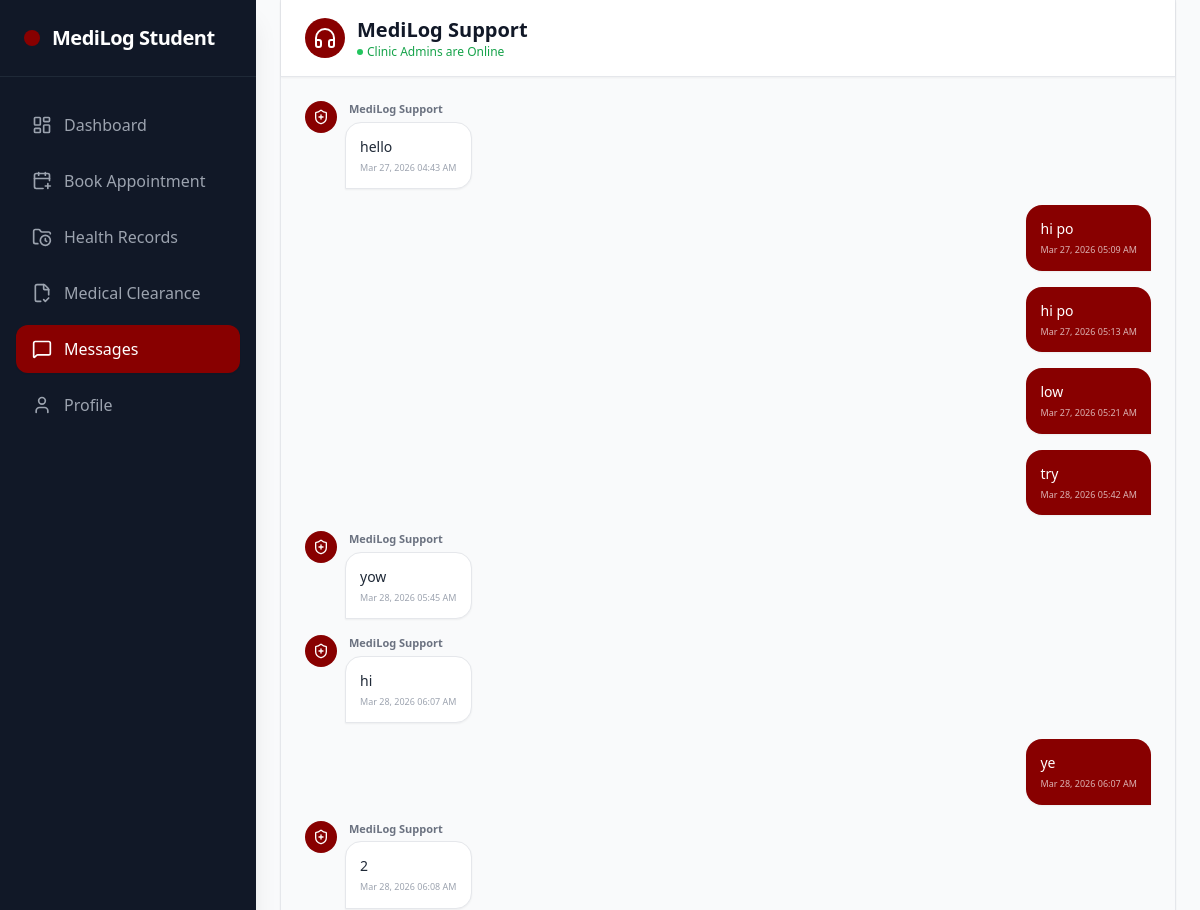
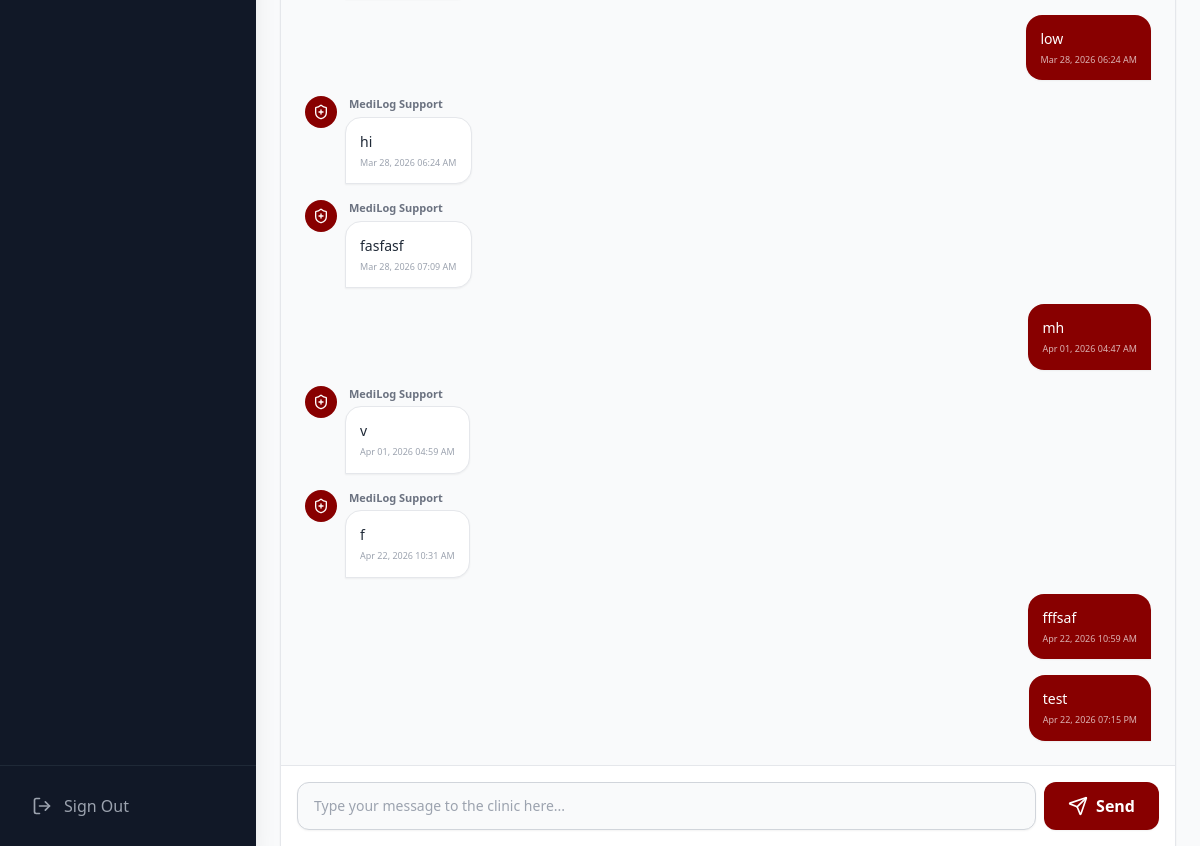
Page /student/messages.php (signed in) on the committed database (2 pictures, top to bottom).
### tables this page shows
CREATE TABLE `messages` (
  `id` int(11) NOT NULL,
  `sender_id` int(11) NOT NULL,
  `receiver_id` int(11) NOT NULL,
  `message` text NOT NULL,
  `is_read` tinyint(1) DEFAULT 0,
  `created_at` timestamp NOT NULL DEFAULT current_timestamp()
);

### student/messages.php (the view, shortened to what this page needs)
<?php
require '../db_connect.php';
$user_id = $_SESSION['user_id'];
$msgStmt = $pdo->prepare("
    SELECT m.*, u.role as sender_role
    FROM messages m
    LEFT JOIN users u ON m.sender_id = u.id
    WHERE m.sender_id = ? OR m.receiver_id = ?
    ORDER BY m.created_at ASC
");
$msgStmt->execute([$user_id, $user_id]);
$chat_history = $msgStmt->fetchAll(PDO::FETCH_ASSOC);
?>
<!DOCTYPE html>
<html lang="en">
<head>
    <script src="https://cdn.tailwindcss.com"></script>
</head>
<body class="bg-gray-50 flex h-screen overflow-hidden">
    <aside class="hidden md:flex flex-col w-64 bg-gray-900 text-white h-full shadow-xl z-20 flex-shrink-0">
        <div class="p-6 border-b border-gray-800 flex items-center gap-3">
            <div class="bg-pup-maroon text-white p-2 rounded-lg"><i data-lucide="clipboard-heart" class="h-6 w-6 text-pup-gold"></i></div>
            <span class="font-bold text-xl tracking-tight">MediLog Student</span>
        </div>
        <nav class="flex-1 px-4 py-6 space-y-2 overflow-y-auto no-scrollbar">
            <a href="student_dashboard.php" class="flex items-center gap-3 px-4 py-3 text-gray-400 hover:bg-gray-800 hover:text-white rounded-xl transition-colors"><i data-lucide="layout-dashboard" class="h-5 w-5"></i> Dashboard</a>
            <a href="book_appointment.php" class="flex items-center gap-3 px-4 py-3 text-gray-400 hover:bg-gray-800 hover:text-white rounded-xl transition-colors"><i data-lucide="calendar-plus" class="h-5 w-5"></i> Book Appointment</a>
            <a href="health_records.php" class="flex items-center gap-3 px-4 py-3 text-gray-400 hover:bg-gray-800 hover:text-white rounded-xl transition-colors"><i data-lucide="folder-clock" class="h-5 w-5"></i> Health Records</a>
            <a href="medical_clearance.php" class="flex items-center gap-3 px-4 py-3 text-gray-400 hover:bg-gray-800 hover:text-white rounded-xl transition-colors"><i data-lucide="file-check-2" class="h-5 w-5"></i> Medical Clearance</a>
            <a href="messages.php" class="flex items-center gap-3 px-4 py-3 bg-pup-maroon text-white rounded-xl shadow-sm"><i data-lucide="message-square" class="h-5 w-5"></i> Messages</a>
            <a href="student_profile.php" class="flex items-center gap-3 px-4 py-3 text-gray-400 hover:bg-gray-800 hover:text-white rounded-xl transition-colors"><i data-lucide="user" class="h-5 w-5"></i> Profile</a>
        </nav>
        <div class="p-4 border-t border-gray-800">
            <a href="../logout.php" class="flex items-center gap-3 px-4 py-3 text-gray-400 hover:text-red-400 w-full rounded-xl transition-colors"><i data-lucide="log-out" class="h-5 w-5"></i> Sign Out</a>
        </div>
    </aside>
    <main class="flex-1 flex flex-col h-full bg-white max-w-4xl mx-auto border-x border-gray-200 shadow-sm relative pb-[72px] md:pb-0">
        <header class="bg-white border-b border-gray-200 px-6 py-4 flex items-center gap-3 z-10 flex-shrink-0 shadow-sm">
            <div class="bg-pup-maroon p-2 rounded-full"><i data-lucide="headphones" class="h-6 w-6 text-white"></i></div>
            <div>
                <h1 class="text-xl font-bold text-gray-900">MediLog Support</h1>
                <p class="text-xs text-green-600 font-medium flex items-center gap-1"><span class="h-1.5 w-1.5 bg-green-500 rounded-full animate-pulse"></span> Clinic Admins are Online</p>
            </div>
        </header>
        <div class="flex-1 overflow-y-auto p-4 sm:p-6 space-y-4 bg-gray-50" id="chat-container">
            <?php if(empty($chat_history)): ?>
                <div class="text-center text-gray-400 mt-10">
                    <i data-lucide="message-circle" class="h-12 w-12 mx-auto mb-2 opacity-50"></i>
                    <p>Send a message to the clinic. An admin will reply shortly.</p>
                </div>
            <?php else: ?>
                <?php foreach($chat_history as $msg):
                    $isAdmin = in_array($msg['sender_role'], ['admin', 'faculty', 'super_admin', 'dentist']);
                    $isMe = ($msg['sender_id'] == $user_id);
                ?>
                    <div class="flex <?= $isMe ? 'justify-end' : 'justify-start' ?> mb-4">
                        <?php if($isAdmin && !$isMe): ?>
                            <div class="h-8 w-8 bg-pup-maroon rounded-full flex items-center justify-center mr-2 flex-shrink-0">
                                <i data-lucide="shield-plus" class="h-4 w-4 text-white"></i>
                            </div>
                        <?php endif; ?>
                        <div class="max-w-[75%]">
                            <?php if($isAdmin && !$isMe): ?>
                                <p class="text-[11px] font-bold text-gray-500 mb-1 ml-1">MediLog Support</p>
                            <?php endif; ?>
                            <div class="p-3.5 rounded-2xl <?= $isMe ? 'bg-pup-maroon text-white rounded-br-none shadow-sm' : 'bg-white border border-gray-200 text-gray-800 rounded-bl-none shadow-sm' ?>">
                                <p class="text-sm"><?= nl2br(htmlspecialchars($msg['message'])) ?></p>
                                <p class="text-[9px] <?= $isMe ? 'text-white/70 text-right' : 'text-gray-400 text-left' ?> mt-1"><?= date("M d, Y h:i A", strtotime($msg['created_at'])) ?></p>
                            </div>
                        </div>
                    </div>
                <?php endforeach; ?>
            <?php endif; ?>
        </div>
        <div class="p-4 border-t border-gray-200 bg-white flex-shrink-0 z-10">
            <form onsubmit="sendStudentMessage(event, this)" class="flex gap-2">
                <input type="text" name="message" required autocomplete="off" placeholder="Type your message to the clinic here..." class="flex-1 px-4 py-3 bg-gray-50 border border-gray-300 rounded-xl focus:ring-pup-maroon focus:bg-white sm:text-sm transition-colors shadow-sm">
                <button type="submit" class="bg-pup-maroon text-white px-6 py-3 rounded-xl font-bold hover:bg-red-900 transition-colors shadow-sm flex items-center gap-2"><i data-lucide="send" class="h-5 w-5"></i> <span class="hidden sm:inline">Send</span></button>
            </form>
        </div>
    </main>
</body>
</html>

### student/messages.php (style rules this page uses)
body { opacity: 0; animation: fadeIn 0.4s ease-out forwards; }
.no-scrollbar { -ms-overflow-style: none; scrollbar-width: none; }

### rows in the picture
messages: shows "MediLog Support", message "hello", created_at "Mar 27, 2026 04:43 AM"
messages: message "hi po", created_at "Mar 27, 2026 05:09 AM"
messages: message "hi po", created_at "Mar 27, 2026 05:13 AM"
messages: message "low", created_at "Mar 27, 2026 05:21 AM"
messages: message "try", created_at "Mar 28, 2026 05:42 AM"
messages: shows "MediLog Support", message "yow", created_at "Mar 28, 2026 05:45 AM"
messages: shows "MediLog Support", message "hi", created_at "Mar 28, 2026 06:07 AM"
messages: message "ye", created_at "Mar 28, 2026 06:07 AM"
messages: shows "MediLog Support", message "2", created_at "Mar 28, 2026 06:08 AM"
messages: message "low", created_at "Mar 28, 2026 06:24 AM"
messages: shows "MediLog Support", message "hi", created_at "Mar 28, 2026 06:24 AM"
messages: shows "MediLog Support", message "fasfasf", created_at "Mar 28, 2026 07:09 AM"
messages: message "mh", created_at "Apr 01, 2026 04:47 AM"
messages: shows "MediLog Support", message "v", created_at "Apr 01, 2026 04:59 AM"
messages: shows "MediLog Support", message "f", created_at "Apr 22, 2026 10:31 AM"
messages: message "fffsaf", created_at "Apr 22, 2026 10:59 AM"
messages: message "test", created_at "Apr 22, 2026 07:15 PM"
